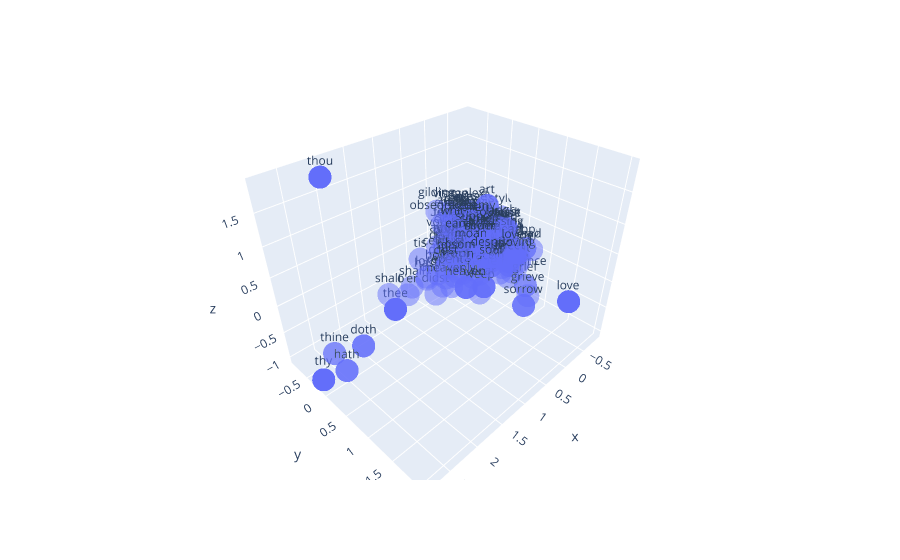

Notebook code for this chart:
### Markdown cell above
#### Note how similar words are approximately clustered.
#### Note again how similar in this context mean 'often appear together'. Therefore 'Sad' and 'Happy' are clustered closely while being antonyms. Words that are unlikely to be used in the same context, e.g. 'gilding' and 'deaf' are seperated in space.

### Code cell
#Optional' visualise in 3D space
fig2 = px.scatter_3d(x=result[:500,0], y=result[:500,1], z=result[:500,2], opacity=0.5, text=words_in_model[:500])
fig2.show()

### Figure 1 — Plotly figure (JSON) as saved in the notebook; plotly's stock layout.template omitted (floating-point values rounded to 4 significant figures; data arrays with more than 128 entries replaced by an {"elided": "..."} marker saying what was removed)
{"data": [{"hovertemplate": "x=%{x}<br>y=%{y}<br>z=%{z}<br>text=%{text}<extra></extra>", "legendgroup": "", "marker": {"color": "#636efa", "opacity": 0.5, "symbol": "circle"}, "mode": "markers+text", "name": "", "scene": "scene", "showlegend": false, "text": {"elided": "500 str values"}, "type": "scatter3d", "x": {"elided": "500 float values"}, "y": {"elided": "500 float values"}, "z": {"elided": "500 float values"}}], "layout": {"legend": {"tracegroupgap": 0}, "margin": {"t": 60}, "scene": {"domain": {"x": [0, 1], "y": [0, 1]}, "xaxis": {"title": {"text": "x"}}, "yaxis": {"title": {"text": "y"}}, "zaxis": {"title": {"text": "z"}}}}}
